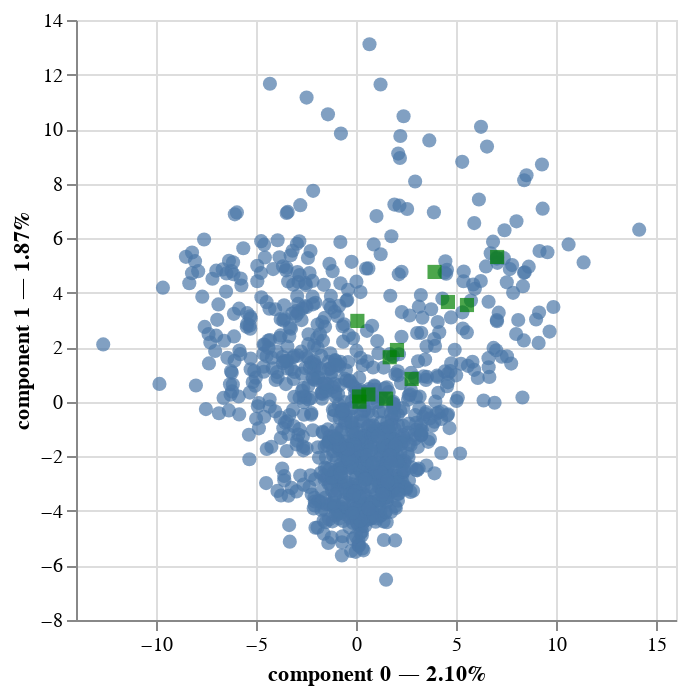

Notebook source saved alongside this figure:
### Code cell
famd.plot(
    data,
    x_component=0,
    y_component=1
)

### Figure 1 — Vega-Lite specification as saved in the notebook (floating-point values rounded to 4 significant figures; data arrays with more than 128 entries replaced by an {"elided": "..."} marker saying what was removed)
{"config": {"view": {"continuousWidth": 300, "continuousHeight": 300}}, "layer": [{"data": {"name": "data-71353a5995978ca509d8920e0d4da981"}, "mark": {"type": "circle", "size": 50}, "encoding": {"tooltip": [{"field": "index", "type": "quantitative"}, {"field": "component 0", "type": "quantitative"}, {"field": "component 1", "type": "quantitative"}], "x": {"axis": {"title": "component 0 — 2.10%"}, "field": "component 0", "scale": {"zero": false}, "type": "quantitative"}, "y": {"axis": {"title": "component 1 — 1.87%"}, "field": "component 1", "scale": {"zero": false}, "type": "quantitative"}}, "name": "view_1"}, {"data": {"name": "data-ae83d4b27210ddb9547065cbdd0e4611"}, "mark": {"type": "square", "color": "green", "size": 50}, "encoding": {"tooltip": [{"field": "variable", "type": "nominal"}], "x": {"field": "component 0", "scale": {"zero": false}, "type": "quantitative"}, "y": {"field": "component 1", "scale": {"zero": false}, "type": "quantitative"}}}], "params": [{"name": "param_1", "select": {"type": "interval", "encodings": ["x", "y"]}, "bind": "scales", "views": ["view_1"]}], "$schema": "https://vega.github.io/schema/vega-lite/v5.20.1.json", "datasets": {"data-71353a5995978ca509d8920e0d4da981": {"elided": "954 records"}, "data-ae83d4b27210ddb9547065cbdd0e4611": [{"variable": "R_yrsed", "component 0": 0.1512, "component 1": 0.1972, "label": "R_yrsed"}, {"variable": "R_age", "component 0": 7.056, "component 1": 5.31, "label": "R_age"}, {"variable": "R_citydweller", "component 0": 0.1732, "component 1": 0.004015, "label": "R_citydweller"}, {"variable": "R_gender", "component 0": 1.685, "component 1": 1.634, "label": "R_gender"}, {"variable": "R_house", "component 0": 3.928, "component 1": 4.763, "label": "R_house"}, {"variable": "R_political", "component 0": 1.504, "component 1": 0.1176, "label": "R_political"}, {"variable": "R_race", "component 0": 2.782, "component 1": 0.8381, "label": "R_race"}, {"variable": "R_region", "component 0": 0.6177, "component 1": 0.2695, "label": "R_region"}, {"variable": "R_religion", "component 0": 2.049, "component 1": 1.9, "label": "R_religion"}, {"variable": "R_rent", "component 0": 4.597, "component 1": 3.66, "label": "R_rent"}, {"variable": "R_work", "component 0": 5.548, "component 1": 3.549, "label": "R_work"}, {"variable": "single_status", "component 0": 0.06956, "component 1": 2.967, "label": "single_status"}]}}
